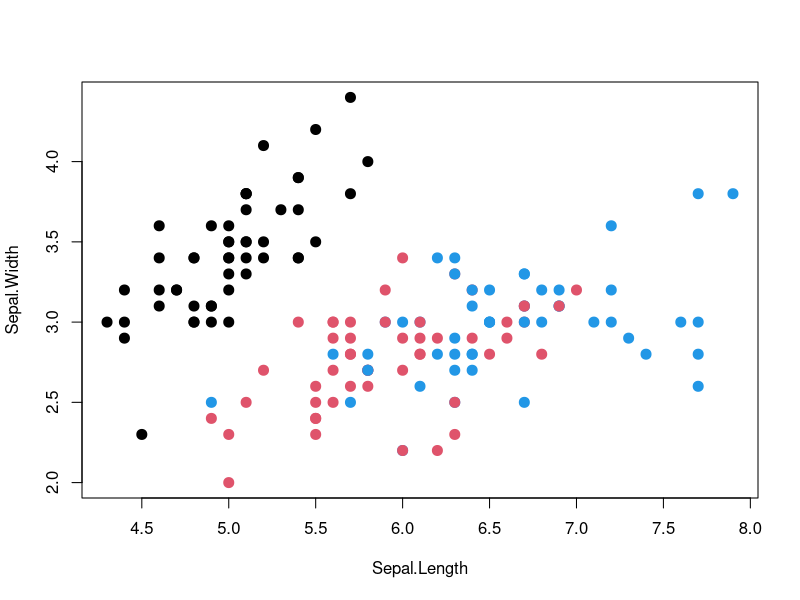
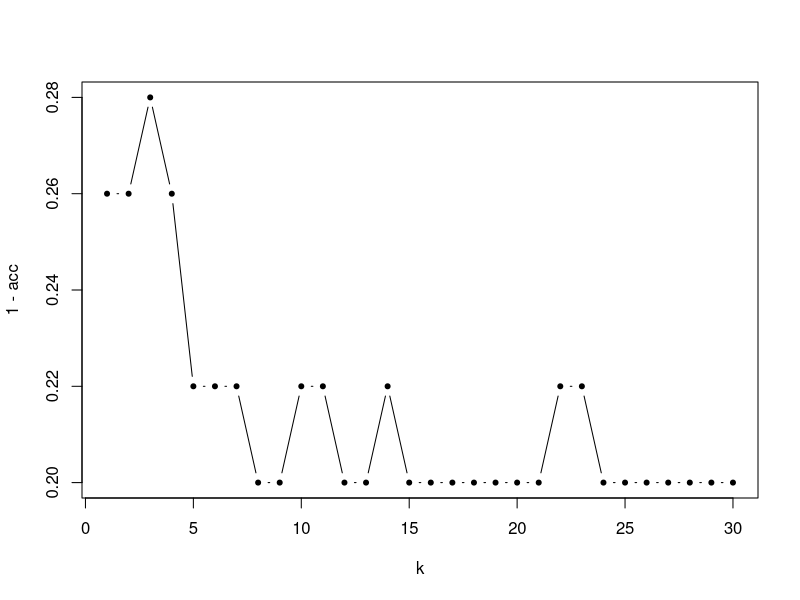
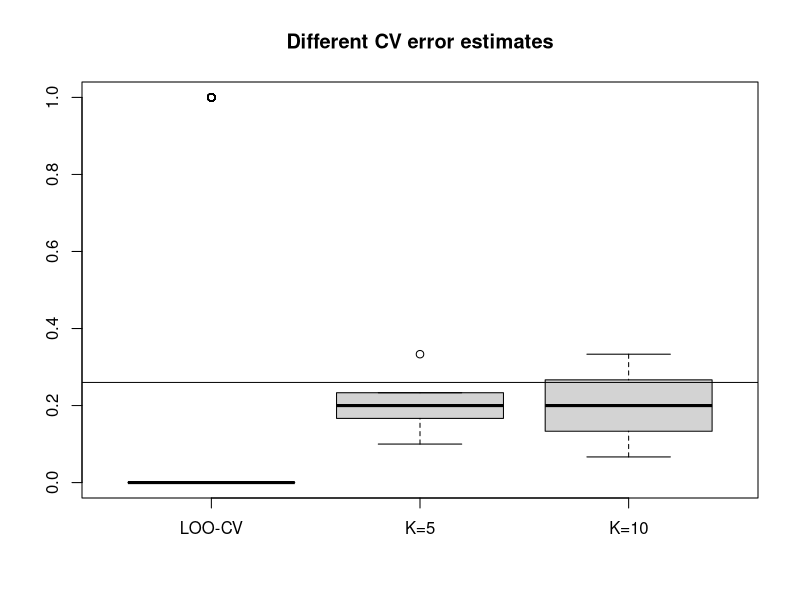
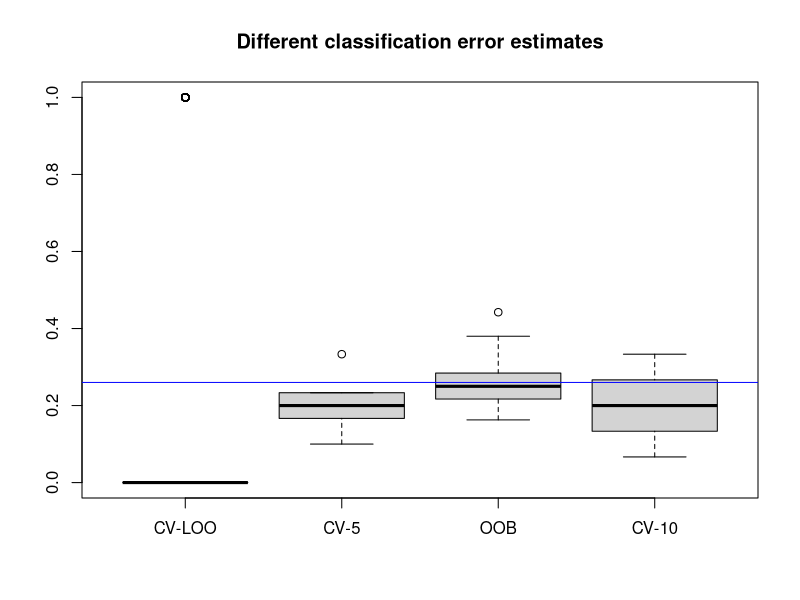

Write R code to recreate these figures, in order.

#--------------------------------------------------------------------------
#                        KNN
#--------------------------------------------------------------------------
# iris data

library(class)

set.seed(4061)

# shuffle data
z = iris[sample(1:nrow(iris)),]
head(z)

#only Sepal information
plot(z[,1:2], col=c(1,2,4)[z[,5]], pch =20, cex= 2)

x = z[,c(1,2)]
y = z$Species
head(x)



k = 5
n = nrow(x)

# split train-test data
i.train = sample(1:n, 100)
x.train = x[i.train,]
x.test = x[-i.train,]
y.train = y[i.train]
y.test = y[-i.train]

# KNN classifier
ko = knn(x.train, x.test, y.train, k)
tb = table(ko, y.test)

# overall classification error rate
err.rate = 1 - sum(diag(tb)) / sum(tb) 


#-Confusion matrix
library(caret)
confusionMatrix(data=ko, reference=y.test)


# Build a loop around that to find best k:
# (NB: assess effect of various k-values 
# on the same data-split)
Kmax = 30
acc = numeric(Kmax)
for(k in 1:Kmax){
	ko = knn(x.train, x.test, y.train, k)
	tb = table(ko, y.test)
	acc[k] = sum(diag(tb)) / sum(tb)	
}
acc
plot(1-acc, pch=20, t='b', xlab='k')


#LOO-CV---------------------------------------------------------------
set.seed(4061)
k = 5
n = nrow(x)

err.LOO = numeric(n)
for(i in 1:n){
	# WITHout ith dataset
	i.train = sample(1:n)[-i]
	x.train = x[i.train,]
	x.test = x[-i.train,]
	y.train = y[i.train]
	y.test = y[-i.train]

	ko = knn(x.train, x.test, y.train, k)
	
	#Test/predict with ith dataset
	tb = table(ko, y.test)
	
	#classification error rate for ith case
	err.LOO[i] = 1 - sum(diag(tb)) / sum(tb)
}

err.LOO
# overall classification error rate
mean(err.LOO)

#-------------------------------------------------------------------- 
#5-fold cross-validation

set.seed(4061)
knn = 5
n = nrow(x)

K = 5
err.K5 = numeric(K)
folds = cut(1:n, K, labels=FALSE)

for(k in 1:K){
  	#WITHout kth dataset
	i.train = which(folds!=k)
	x.train = x[i.train,]
	x.test = x[-i.train,]
	y.train = y[i.train]
	y.test = y[-i.train]

	ko = knn(x.train, x.test, y.train, knn)
	
	#Predict/Test with kth fold dataset
	tb = table(ko, y.test)
	
	#classification error rate for kth fold
	err.K5[k] = 1 - sum(diag(tb)) / sum(tb)
}

err.K5
# overall classification error rate
mean(err.K5)


#-------------------------------------------------------------------- 
#10-fold cross-validation

set.seed(4061)
knn = 5
n = nrow(x)

K = 10
err.K10 = numeric(K)
folds = cut(1:n, K, labels=FALSE)

for(k in 1:K){
  	#WITHout kth dataset
	i.train = which(folds!=k)
	x.train = x[i.train,]
	x.test = x[-i.train,]
	y.train = y[i.train]
	y.test = y[-i.train]

	ko = knn(x.train, x.test, y.train, knn)
	
	#Predict/Test model with kth fold dataset
	tb = table(ko, y.test)
	
	#classification error rate for kth fold
	err.K10[k] = 1 - sum(diag(tb)) / sum(tb)
}

err.K10
# overall classification error rate
mean(err.K10)


# error plots
boxplot(err.LOO, err.K5, err.K10, 
	main="Different CV error estimates",
	names=c("LOO-CV","K=5","K=10"))
abline(h=err.rate)


#--------------------------------------------------------------------------
## Bootstrap --- OOB evaluation

set.seed(4061)
knn = 5
n = nrow(x)

B = 100
err.OOB = numeric(B)

for(b in 1:B){
	ib = sample(1:n, n, replace=TRUE)
	#uib = unique(ib)
	x.train = x[ib,]
	x.test = x[-ib,]
	y.train = y[ib]
	y.test = y[-ib]

	ko = knn(x.train, x.test, y.train, knn)
	
	tb = table(ko, y.test)
	err.OOB[b] = 1 - sum(diag(tb)) / sum(tb)	
}

err.OOB
# overall classification error rate
mean(err.OOB)

boxplot(err.LOO, err.K5, err.OOB,err.K10,
	ylim=c(0,1), 
	main="Different classification error estimates",
	names=c("CV-LOO","CV-5","OOB", "CV-10"))
abline(h=err.rate, col="blue")



